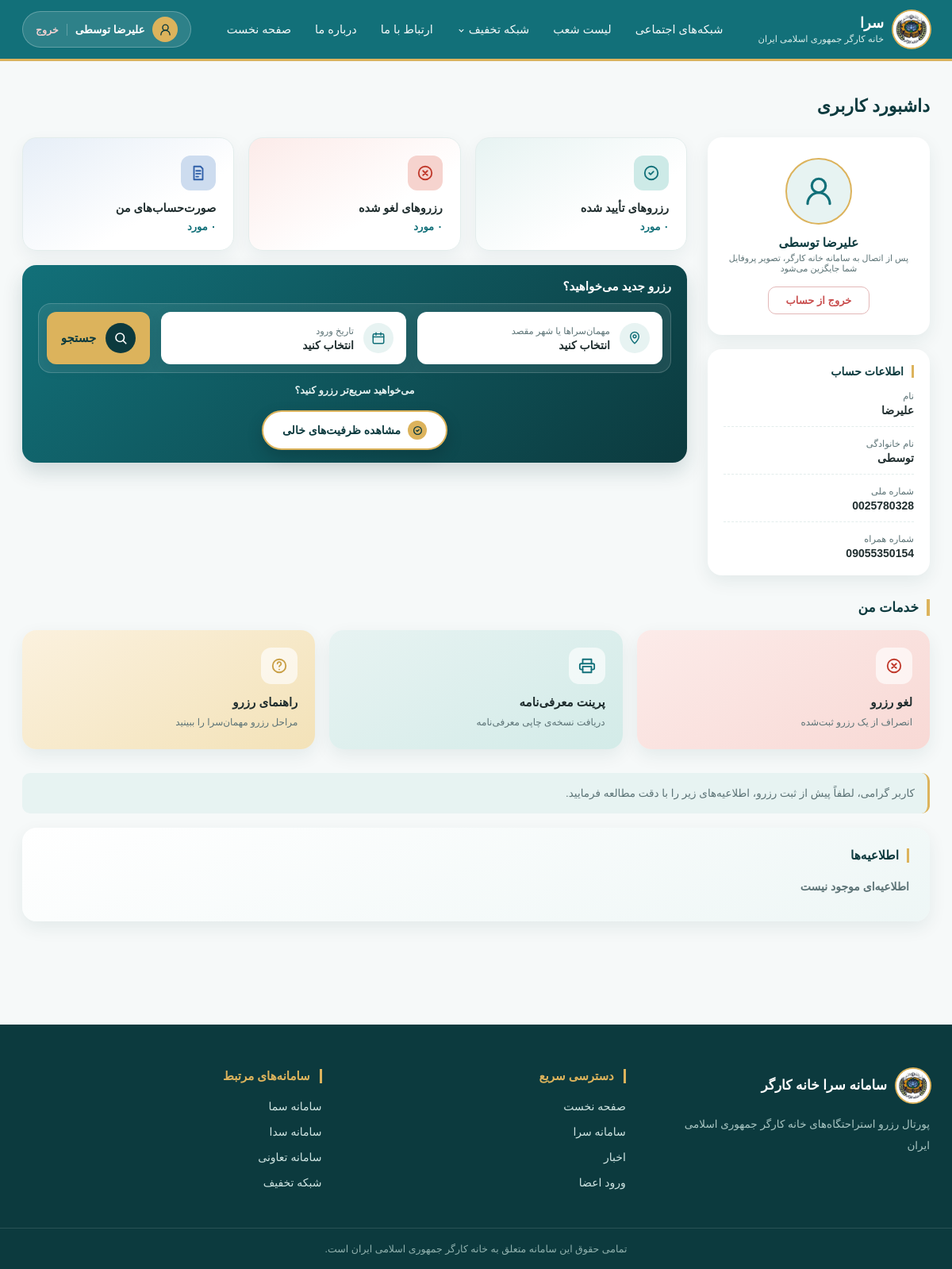
Page /dashboard.html (signed in) on the committed database.
### accounts/models.py (models this page shows, shortened)
class user(AbstractUser):
    national_code = models.CharField(
        max_length=10,
        unique=True,
        validators=[RegexValidator(r'^\d{10}$', 'کد ملی باید 10 رقم باشد.')],
        verbose_name= "کد ملی"
    )
    membership_code = models.CharField(
        max_length= 14,
        unique=True,
        validators=[RegexValidator(r'^\d{14}$', 'کد عضویت باید 14 رقم باشد.')],
        verbose_name= "کد عضویت"
    )
    phone_number = models.CharField(
        max_length= 11,
        unique= True,
        validators=[RegexValidator(r'^\d{11}$', 'شماره همراه باید 11 رقم باشد.')],
        verbose_name= "شماره همراه"
    )
    membership_expiry = models.DateField(null=True, blank=True, verbose_name="اعتبار عضویت")
    profile_image = models.ImageField(upload_to='profiles/', blank=True, null=True, verbose_name="تصویر پروفایل")
    USERNAME_FIELD = 'membership_code'
    REQUIRED_FIELDS = ['username', 'national_code', 'phone_number']

### venues/views.py (the view)
# urls.py: path('dashboard.html', dashboard_view, name='dashboard'),
def dashboard_view(request):
    cities = city.objects.all().order_by('name')
    return render(request, 'dashboard.html', {
        'cities': cities,
        'announcements': get_visible_announcements(request),
        'user': request.user,
    })

### venues/views.py (called while the page is built)
def get_visible_announcements(request):
    audiences = ['portal', 'members'] if request.user.is_authenticated else ['portal']
    announcements = Announcement.objects.filter(
        is_active=True, audience__in=audiences
    ).order_by('-created_at')
    for a in announcements:
        a.date_short = to_jalali_short(a.created_at)
        a.date_full = f"{to_jalali_display(a.created_at)} ساعت {a.created_at.strftime('%H:%M').translate(FA_DIGITS)}"
    return announcements

### templates/dashboard.html (shortened to what this page needs)
<!DOCTYPE html>
<html lang="fa" dir="rtl">
<head>
<link rel="stylesheet" href="https://cdn.jsdelivr.net/gh/rastikerdar/vazirmatn@v33.003/Vazirmatn-font-face.css">
</head>
<body>
<header class="site-header">
  <div class="header-inner">
    <div class="brand">
      <div class="brand-emblem">
        <img src="logo.jpg" alt="آرم خانه کارگر" id="headerLogoImg">
      </div>
      <div class="brand-text">
        <h1>سرا</h1>
        <span>خانه کارگر جمهوری اسلامی ایران</span>
      </div>
    </div>
    <nav class="main-nav" id="mainNav">
      <ul>
        <li><a href="#">شبکه‌های اجتماعی</a></li>
        <li><a href="#">لیست شعب</a></li>
        <li><a href="#" class="dropdown">شبکه تخفیف
          <svg viewBox="0 0 24 24" fill="none" stroke="currentColor" stroke-width="2.5"><path d="M6 9l6 6 6-6"/></svg>
        </a></li>
        <li><a href="#">ارتباط با ما</a></li>
        <li><a href="#">درباره ما</a></li>
        <li><a href="index.html">صفحه نخست</a></li>
      </ul>
    </nav>
    <div class="header-actions">
      <div class="profile-chip">
        <div class="profile-avatar">
          {% if user.profile_image %}<img src="{{ user.profile_image.url }}" alt="{{ user.first_name }}" style="width:100%; height:100%; object-fit:cover; border-radius:50%;">{% else %}<svg viewBox="0 0 24 24" fill="none" stroke-width="2" stroke-linecap="round" stroke-linejoin="round"><path d="M20 21a8 8 0 10-16 0"/><circle cx="12" cy="8" r="5"/></svg>{% endif %}
        </div>
        <span class="profile-name">{{ user.first_name }} {{ user.last_name }}</span>
        <a href="{% url 'logout' %}" class="logout-link">خروج</a>
      </div>
    </div>
  </div>
</header>
<main class="dashboard-main">
  <h2 class="dash-title">داشبورد کاربری</h2>
  <div class="dash-layout">
    <div class="dash-profile-col">
      <div class="dash-avatar-box">
        <div class="dash-avatar">
          {% if user.profile_image %}
          <img src="{{ user.profile_image.url }}" alt="{{ user.first_name }}" style="width:100%; height:100%; object-fit:cover; border-radius:50%;">
          {% else %}
          <svg viewBox="0 0 24 24" fill="none" stroke-width="1.8" stroke-linecap="round" stroke-linejoin="round"><path d="M20 21a8 8 0 10-16 0"/><circle cx="12" cy="8" r="5"/></svg>
          {% endif %}
        </div>
        <div class="dash-user-name">{{ user.first_name }} {{ user.last_name }}</div>
        {% if not user.profile_image %}
        <div class="dash-avatar-note">پس از اتصال به سامانه خانه کارگر، تصویر پروفایل شما جایگزین می‌شود</div>
        {% endif %}
        <a href="{% url 'logout' %}" class="dash-logout-btn">خروج از حساب</a>
      </div>
      <div class="dash-info-box">
        <h3 class="dash-info-title">اطلاعات حساب</h3>
        <ul class="dash-info-list">
          <li>
            <span class="info-label">نام</span>
            <span class="info-value">{{ user.first_name }}</span>
          </li>
          <li>
            <span class="info-label">نام خانوادگی</span>
            <span class="info-value">{{ user.last_name }}</span>
          </li>
          <li>
            <span class="info-label">شماره ملی</span>
            <span class="info-value">{{ user.national_code }}</span>
          </li>
          <li>
            <span class="info-label">شماره همراه</span>
            <span class="info-value">{{ user.phone_number }}</span>
          </li>
        </ul>
      </div>
    </div>
    <div class="dash-main-col">
      <div class="dash-stats-grid">
        <button class="dash-stat-card tone-teal" onclick="toggleDashCard(this)" data-detail="شما در حال حاضر رزرو تأیید شده‌ای ندارید.">
          <div class="dash-stat-icon">
            <svg viewBox="0 0 24 24" fill="none" stroke-width="2" stroke-linecap="round" stroke-linejoin="round"><path d="M9 12l2 2 4-4"/><circle cx="12" cy="12" r="9"/></svg>
          </div>
          <h3>رزرو‌های تأیید شده</h3>
          <p class="dash-stat-count">۰ مورد</p>
        </button>
        <button class="dash-stat-card tone-rose" onclick="toggleDashCard(this)" data-detail="رزرو لغوشده‌ای برای شما ثبت نشده است.">
          <div class="dash-stat-icon">
            <svg viewBox="0 0 24 24" fill="none" stroke-width="2" stroke-linecap="round" stroke-linejoin="round"><circle cx="12" cy="12" r="9"/><path d="M9 9l6 6M15 9l-6 6"/></svg>
          </div>
          <h3>رزرو‌های لغو شده</h3>
          <p class="dash-stat-count">۰ مورد</p>
        </button>
        <button class="dash-stat-card tone-blue" onclick="toggleDashCard(this)" data-detail="صورت‌حسابی برای نمایش وجود ندارد.">
          <div class="dash-stat-icon">
            <svg viewBox="0 0 24 24" fill="none" stroke-width="2" stroke-linecap="round" stroke-linejoin="round"><path d="M6 3h9l3 3v15H6z"/><path d="M9 9h6M9 13h6M9 17h3"/></svg>
          </div>
          <h3>صورت‌حساب‌های من</h3>
          <p class="dash-stat-count">۰ مورد</p>
        </button>
      </div>
      <div class="dash-quick-search">
        <h3 class="dq-title">رزرو جدید می‌خواهید؟</h3>
        <div class="search-bar">
          <div class="search-card" onclick="openCityModal()">
            <div class="sc-icon">
              <svg viewBox="0 0 24 24" fill="none" stroke-width="2" stroke-linecap="round" stroke-linejoin="round"><path d="M12 21s7-6.5 7-12a7 7 0 10-14 0c0 5.5 7 12 7 12z"/><circle cx="12" cy="9" r="2.5"/></svg>
            </div>
            <div class="sc-text">
              <span class="sc-label">مهمان‌سراها یا شهر مقصد</span>
              <span class="sc-value" id="destValue">انتخاب کنید</span>
            </div>
          </div>
          <div class="search-card" onclick="openDateModal()">
            <div class="sc-icon">
              <svg viewBox="0 0 24 24" fill="none" stroke-width="2" stroke-linecap="round" stroke-linejoin="round"><rect x="3" y="5" width="18" height="16" rx="2"/><path d="M8 3v4M16 3v4M3 10h18"/></svg>
            </div>
            <div class="sc-text">
              <span class="sc-label">تاریخ ورود</span>
              <span class="sc-value" id="dateValue">انتخاب کنید</span>
            </div>
          </div>
          <div class="search-card submit-card" onclick="handleSearch()">
            <div class="sc-icon">
              <svg viewBox="0 0 24 24" fill="none" stroke-width="2.2" stroke-linecap="round" stroke-linejoin="round"><circle cx="11" cy="11" r="7"/><path d="M21 21l-4.3-4.3"/></svg>
            </div>
            <div class="sc-text">
              <span class="sc-value">جستجو</span>
            </div>
          </div>
        </div>
        <p class="vacancy-prompt">می‌خواهید سریع‌تر رزرو کنید؟</p>
        <button class="vacancy-link" onclick="handleVacancySearch()">
          <span class="vl-icon">
            <svg viewBox="0 0 24 24" fill="none" stroke-width="2.4" stroke-linecap="round" stroke-linejoin="round"><path d="M9 12l2 2 4-4"/><circle cx="12" cy="12" r="9"/></svg>
          </span>
          <span>مشاهده ظرفیت‌های خالی</span>
        </button>
      </div>
    </div>
  </div>
  <div class="dash-section-block">
    <h3 class="dash-section-title">خدمات من</h3>
    <div class="dash-services-grid">
      <button class="dash-service-card tone-rose" onclick="showToast('به‌زودی: لغو رزرو از اینجا ممکن می‌شود')">
        <div class="ds-icon">
          <svg viewBox="0 0 24 24" fill="none" stroke-width="2" stroke-linecap="round" stroke-linejoin="round"><circle cx="12" cy="12" r="9"/><path d="M9 9l6 6M15 9l-6 6"/></svg>
        </div>
        <h4>لغو رزرو</h4>
        <p>انصراف از یک رزرو ثبت‌شده</p>
      </button>
      <button class="dash-service-card tone-teal" onclick="showToast('به‌زودی: پرینت معرفی‌نامه از اینجا ممکن می‌شود')">
        <div class="ds-icon">
          <svg viewBox="0 0 24 24" fill="none" stroke-width="2" stroke-linecap="round" stroke-linejoin="round"><path d="M6 9V3h12v6"/><rect x="6" y="13" width="12" height="8"/><path d="M6 17H4a2 2 0 01-2-2v-4a2 2 0 012-2h16a2 2 0 012 2v4a2 2 0 01-2 2h-2"/></svg>
        </div>
        <h4>پرینت معرفی‌نامه</h4>
        <p>دریافت نسخه‌ی چاپی معرفی‌نامه</p>
      </button>
      <button class="dash-service-card tone-gold" onclick="showToast('به‌زودی: راهنمای کامل رزرو از اینجا در دسترس می‌شود')">
        <div class="ds-icon">
          <svg viewBox="0 0 24 24" fill="none" stroke-width="2" stroke-linecap="round" stroke-linejoin="round"><circle cx="12" cy="12" r="9"/><path d="M9.5 9a2.5 2.5 0 015 .5c0 1.5-2.2 2-2.5 3.5"/><path d="M12 17h.01"/></svg>
        </div>
        <h4>راهنمای رزرو</h4>
        <p>مراحل رزرو مهمان‌سرا را ببینید</p>
      </button>
    </div>
  </div>
  <div class="dash-announce-section">
    <p class="dash-announce-intro">کاربر گرامی، لطفاً پیش از ثبت رزرو، اطلاعیه‌های زیر را با دقت مطالعه فرمایید.</p>
    <div class="dash-announce-box">
      <h3 class="sidebar-title">اطلاعیه‌ها</h3>
      <ul class="dash-announce-list" id="dashAnnounceList"></ul>
    </div>
  </div>
</main>
<footer class="site-footer">
  <div class="footer-inner">
    <div class="footer-brand">
      <div class="footer-brand-top">
        <div class="brand-emblem">
          <img src="logo.jpg" alt="آرم خانه کارگر" id="footerLogoImg">
        </div>
        <span>سامانه سرا خانه کارگر</span>
      </div>
      <p>پورتال رزرو استراحتگاه‌های خانه کارگر جمهوری اسلامی ایران</p>
    </div>
    <div class="footer-col">
      <h3>دسترسی سریع</h3>
      <ul>
        <li><a href="index.html">صفحه نخست</a></li>
        <li><a href="#">سامانه سرا</a></li>
        <li><a href="#">اخبار</a></li>
        <li><a href="#">ورود اعضا</a></li>
      </ul>
    </div>
    <div class="footer-col">
      <h3>سامانه‌های مرتبط</h3>
      <ul>
        <li><a href="#">سامانه سما</a></li>
        <li><a href="#">سامانه سدا</a></li>
        <li><a href="#">سامانه تعاونی</a></li>
        <li><a href="#">شبکه تخفیف</a></li>
      </ul>
    </div>
  </div>
  <div class="footer-bottom">
    تمامی حقوق این سامانه متعلق به خانه کارگر جمهوری اسلامی ایران است.
  </div>
</footer>
</body>
</html>

### rows in the picture
user: first_name "علیرضا", last_name "توسطی", national_code "0025780328", phone_number "09055350154"
